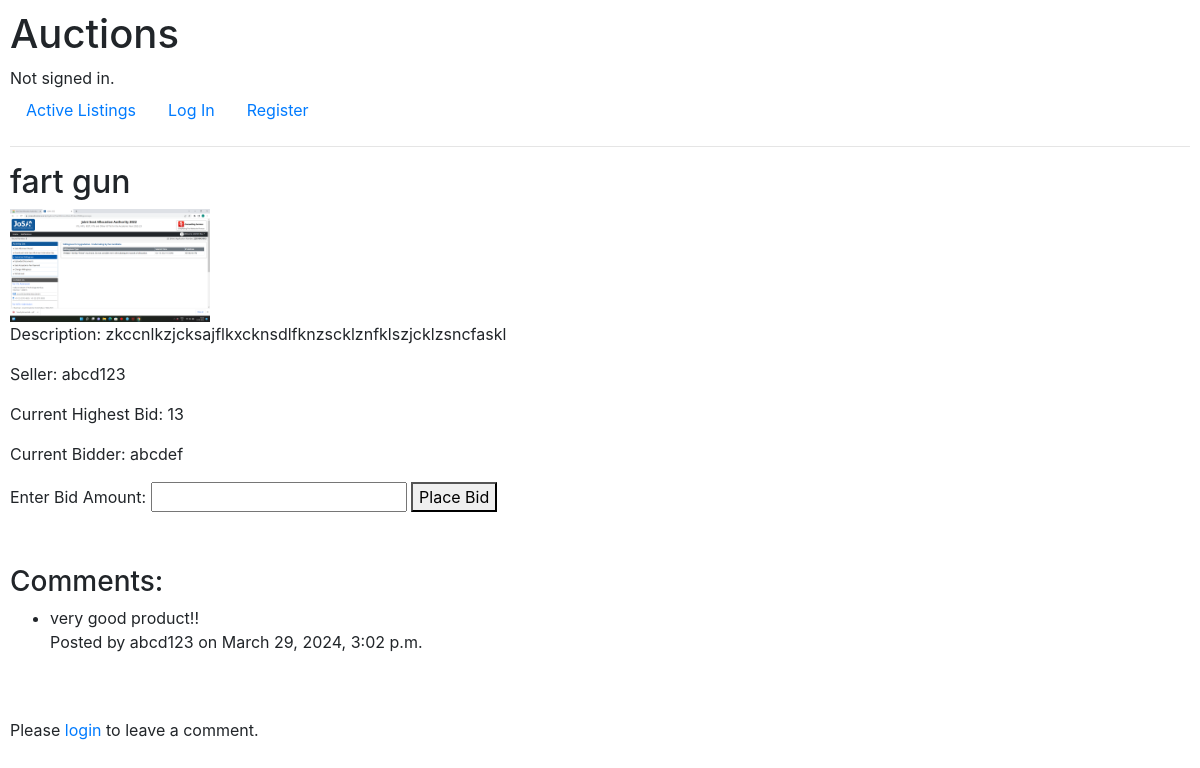
/listing/3/, run on the app's committed database.
### auctions/models.py (models this page shows, shortened)
class Listing(models.Model):
    seller = models.ForeignKey(User, on_delete=models.CASCADE)
    name = models.CharField(max_length=100,unique=True)
    image = models.ImageField(null=True, blank=True)
    desc = models.TextField()
    current_highest_bid = models.IntegerField(default=0)
    current_bidder = models.ForeignKey(User, on_delete=models.SET_NULL, null=True, blank=True, related_name='current_bids')

class User(AbstractUser):
    pass

class Comment(models.Model):
    listing = models.ForeignKey(Listing,on_delete=models.CASCADE,null=True,related_name='comments')
    user=models.ForeignKey(User, on_delete=models.CASCADE)
    comment=models.TextField()
    timestamp = models.DateTimeField(default=timezone.now)

### auctions/views.py (the view)
# urls.py: path('listing/<int:listing_id>/', views.listing_description, name='listing_description'),
def listing_description(request, listing_id):
    listing = get_object_or_404(Listing, pk=listing_id)
    comments = listing.comments.all()
    if request.method == 'POST':
        content = request.POST.get('comment_content')
        if content:
            new_comment = Comment.objects.create(listing=listing, user=request.user, comment=content)
            return HttpResponseRedirect(reverse('listing_description', args=[listing_id]))
    return render(request, 'auctions/listing_description.html', {'listing': listing, 'comments': comments})

### auctions/templates/auctions/listing_description.html (shortened to what this page needs)
{% extends "auctions/layout.html" %}
{% block body %}
<h2>{{ listing.name }}</h2>
{% if listing.image %}
<img src="{{ listing.image.url }}" alt="{{ listing.name }} Image" style="max-width: 200px;">
{% endif %}
<p>Description: {{ listing.desc }}</p>
<p>Seller: {{listing.seller.username}}</p>
<p>Current Highest Bid: {{ listing.current_highest_bid }}</p>
<p>Current Bidder: {{ listing.current_bidder.username }}</p>
<form method="post" action="{% url 'place_bid' listing.id %}">
    <label for="bid_amount">Enter Bid Amount:</label>
    <input type="" id="bid_amount" name="bid_amount">
    <button type="submit">Place Bid</button>
</form>
<br>
<br>
{% if comments %}
    <h3>Comments:</h3>
    <ul>
        {% for comment in comments %}
            <li>{{ comment.comment }}</li>
            <p>Posted by {{ comment.user.username }} on {{ comment.timestamp }}</p>
        {% endfor %}
    </ul>
{% else %}
    <p>No comments yet.</p>
{% endif %}
<br>
<br>
{% if user.is_authenticated %}
    <form method="post" action="{% url 'listing_description' listing.id %}">
        {% csrf_token %}
        <label for="comment_content">Add a Comment:</label><br>
        <textarea id="comment_content" name="comment_content" rows="4" cols="50"></textarea><br>
        <button type="submit">Submit</button>
    </form>
{% else %}
    <p>Please <a href="{% url 'login' %}">login</a> to leave a comment.</p>
{% endif %}
{% endblock %}

### auctions/static/auctions/styles.css (style rules this page uses)
body { padding: 10px; }

### data on the page
Listing: name "fart gun", image (picture), desc "zkccnlkzjcksajflkxcknsdlfknzscklznfklszjcklzsncfaskl", seller.username "abcd123", current_highest_bid "13", current_bidder.username "abcdef"
Comment: comment "very good product!!", user.username "abcd123", timestamp "March 29, 2024, 3:02 p.m."
